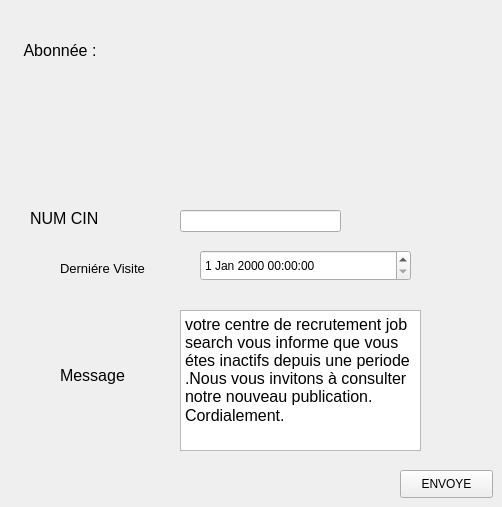
    <widget class="QWidget" name="tab">
     <attribute name="title">
      <string>Message Alerte</string>
     </attribute>
     <widget class="QLabel" name="label">
      <property name="geometry">
       <rect>
        <x>20</x>
        <y>30</y>
        <width>131</width>
        <height>41</height>
       </rect>
      </property>
      <property name="font">
       <font>
        <pointsize>12</pointsize>
       </font>
      </property>
      <property name="text">
       <string> Abonnée :</string>
      </property>
     </widget>
     <widget class="QLabel" name="label_4">
      <property name="geometry">
       <rect>
        <x>30</x>
        <y>210</y>
        <width>81</width>
        <height>16</height>
       </rect>
      </property>
      <property name="font">
       <font>
        <pointsize>12</pointsize>
       </font>
      </property>
      <property name="text">
       <string>NUM CIN</string>
      </property>
     </widget>
     <widget class="QLineEdit" name="lineEdit_3">
      <property name="geometry">
       <rect>
        <x>180</x>
        <y>210</y>
        <width>161</width>
        <height>22</height>
       </rect>
      </property>
     </widget>
     <widget class="QLabel" name="label_5">
      <property name="geometry">
       <rect>
        <x>60</x>
        <y>260</y>
        <width>141</width>
        <height>16</height>
       </rect>
      </property>
      <property name="font">
       <font>
        <pointsize>10</pointsize>
       </font>
      </property>
      <property name="text">
       <string>Derniére Visite</string>
      </property>
     </widget>
     <widget class="QDateTimeEdit" name="dateTimeEdit">
      <property name="geometry">
       <rect>
        <x>200</x>
        <y>250</y>
        <width>211</width>
        <height>31</height>
       </rect>
      </property>
     </widget>
     <widget class="QLabel" name="label_6">
      <property name="geometry">
       <rect>
        <x>60</x>
        <y>360</y>
        <width>91</width>
        <height>31</height>
       </rect>
      </property>
      <property name="font">
       <font>
        <pointsize>12</pointsize>
       </font>
      </property>
      <property name="text">
       <string>Message</string>
      </property>
     </widget>
     <widget class="QTextEdit" name="textEdit">
      <property name="geometry">
       <rect>
        <x>180</x>
        <y>310</y>
        <width>241</width>
        <height>141</height>
       </rect>
      </property>
      <property name="html">
       <string>&lt;!DOCTYPE HTML PUBLIC &quot;-//W3C//DTD HTML 4.0//EN&quot; &quot;http://www.w3.org/TR/REC-html40/strict.dtd&quot;&gt;
&lt;html&gt;&lt;head&gt;&lt;meta name=&quot;qrichtext&quot; content=&quot;1&quot; /&gt;&lt;style type=&quot;text/css&quot;&gt;
p, li { white-space: pre-wrap; }
&lt;/style&gt;&lt;/head&gt;&lt;body style=&quot; font-family:'MS Shell Dlg 2'; font-size:10pt; font-weight:400; font-style:normal;&quot;&gt;
&lt;p style=&quot; margin-top:0px; margin-bottom:0px; margin-left:0px; margin-right:0px; -qt-block-indent:0; text-indent:0px;&quot;&gt;&lt;span style=&quot; font-size:12pt;&quot;&gt;votre centre de recrutement job search vous informe que vous étes inactifs depuis une periode .Nous vous invitons à consulter notre nouveau publication.&lt;/span&gt;&lt;/p&gt;
&lt;p style=&quot; margin-top:0px; margin-bottom:0px; margin-left:0px; margin-right:0px; -qt-block-indent:0; text-indent:0px;&quot;&gt;&lt;span style=&quot; font-size:12pt;&quot;&gt;Cordialement.&lt;/span&gt;&lt;/p&gt;&lt;/body&gt;&lt;/html&gt;</string>
      </property>
     </widget>
     <widget class="QPushButton" name="pushButton">
      <property name="geometry">
       <rect>
        <x>400</x>
        <y>470</y>
        <width>93</width>
        <height>28</height>
       </rect>
      </property>
      <property name="text">
       <string>ENVOYE</string>
      </property>
     </widget>
    </widget>
